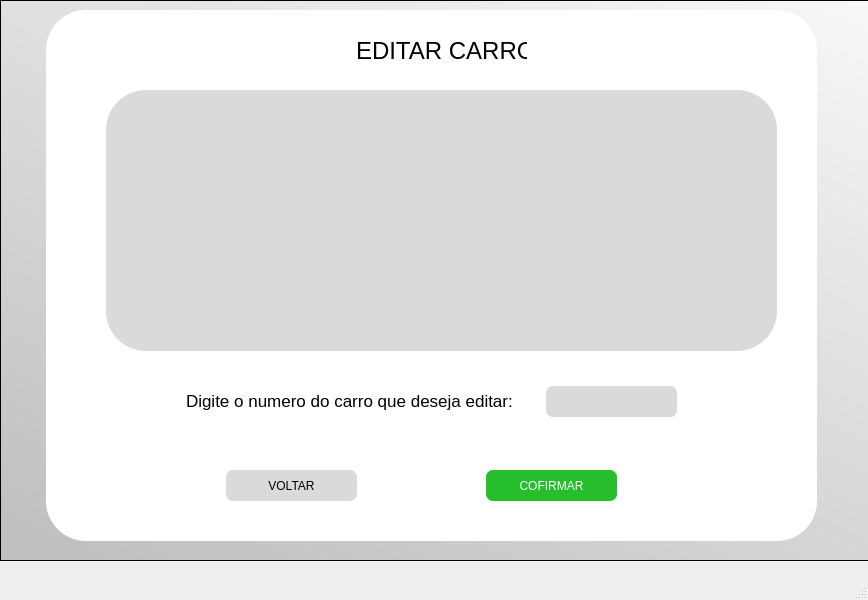
<?xml version="1.0" encoding="UTF-8"?>
<ui version="4.0">
 <class>MainWindow</class>
 <widget class="QMainWindow" name="MainWindow">
  <property name="geometry">
   <rect>
    <x>0</x>
    <y>0</y>
    <width>868</width>
    <height>600</height>
   </rect>
  </property>
  <property name="windowTitle">
   <string>MainWindow</string>
  </property>
  <widget class="QWidget" name="centralwidget">
   <widget class="QFrame" name="frame">
    <property name="geometry">
     <rect>
      <x>0</x>
      <y>0</y>
      <width>1141</width>
      <height>561</height>
     </rect>
    </property>
    <property name="styleSheet">
     <string notr="true">background-color: qlineargradient(spread:pad, x1:0.085, y1:1, x2:1, y2:0, stop:0 rgba(192, 192, 192, 255), stop:1 rgba(255, 255, 255, 255));</string>
    </property>
    <property name="frameShape">
     <enum>QFrame::StyledPanel</enum>
    </property>
    <property name="frameShadow">
     <enum>QFrame::Raised</enum>
    </property>
    <widget class="QFrame" name="frame_3">
     <property name="geometry">
      <rect>
       <x>46</x>
       <y>10</y>
       <width>771</width>
       <height>531</height>
      </rect>
     </property>
     <property name="styleSheet">
      <string notr="true">background-color: rgb(255, 255, 255);
border-radius:40;</string>
     </property>
     <property name="frameShape">
      <enum>QFrame::StyledPanel</enum>
     </property>
     <property name="frameShadow">
      <enum>QFrame::Raised</enum>
     </property>
     <widget class="QTableWidget" name="tabela_edit">
      <property name="geometry">
       <rect>
        <x>60</x>
        <y>80</y>
        <width>671</width>
        <height>261</height>
       </rect>
      </property>
      <property name="styleSheet">
       <string notr="true">background-color: rgb(218, 218, 218);
color: rgb(0, 0, 0);</string>
      </property>
     </widget>
     <widget class="QLabel" name="label_2">
      <property name="geometry">
       <rect>
        <x>310</x>
        <y>20</y>
        <width>171</width>
        <height>41</height>
       </rect>
      </property>
      <property name="font">
       <font>
        <pointsize>18</pointsize>
       </font>
      </property>
      <property name="text">
       <string>EDITAR CARRO</string>
      </property>
     </widget>
     <widget class="QLineEdit" name="id_carro">
      <property name="geometry">
       <rect>
        <x>500</x>
        <y>376</y>
        <width>131</width>
        <height>31</height>
       </rect>
      </property>
      <property name="styleSheet">
       <string notr="true">background-color: rgb(218, 218, 218);
color: rgb(0, 0, 0);
border-radius:7;</string>
      </property>
     </widget>
     <widget class="QLabel" name="label_3">
      <property name="geometry">
       <rect>
        <x>140</x>
        <y>370</y>
        <width>331</width>
        <height>41</height>
       </rect>
      </property>
      <property name="font">
       <font>
        <pointsize>13</pointsize>
       </font>
      </property>
      <property name="text">
       <string>Digite o numero do carro que deseja editar:</string>
      </property>
     </widget>
     <widget class="QPushButton" name="submitbtn_3">
      <property name="geometry">
       <rect>
        <x>440</x>
        <y>460</y>
        <width>131</width>
        <height>31</height>
       </rect>
      </property>
      <property name="cursor">
       <cursorShape>PointingHandCursor</cursorShape>
      </property>
      <property name="styleSheet">
       <string notr="true">background-color: rgb(39, 190, 44);
color: rgb(255, 255, 255);
border-radius:7;
</string>
      </property>
      <property name="text">
       <string>COFIRMAR</string>
      </property>
     </widget>
     <widget class="QPushButton" name="voltar_edit">
      <property name="geometry">
       <rect>
        <x>180</x>
        <y>460</y>
        <width>131</width>
        <height>31</height>
       </rect>
      </property>
      <property name="cursor">
       <cursorShape>PointingHandCursor</cursorShape>
      </property>
      <property name="styleSheet">
       <string notr="true">background-color: rgb(218, 218, 218);
color: rgb(0, 0, 0);
border-radius:7;
</string>
      </property>
      <property name="text">
       <string>VOLTAR</string>
      </property>
     </widget>
    </widget>
   </widget>
  </widget>
  <widget class="QMenuBar" name="menubar">
   <property name="geometry">
    <rect>
     <x>0</x>
     <y>0</y>
     <width>868</width>
     <height>21</height>
    </rect>
   </property>
  </widget>
  <widget class="QStatusBar" name="statusbar"/>
 </widget>
 <resources/>
 <connections/>
</ui>
